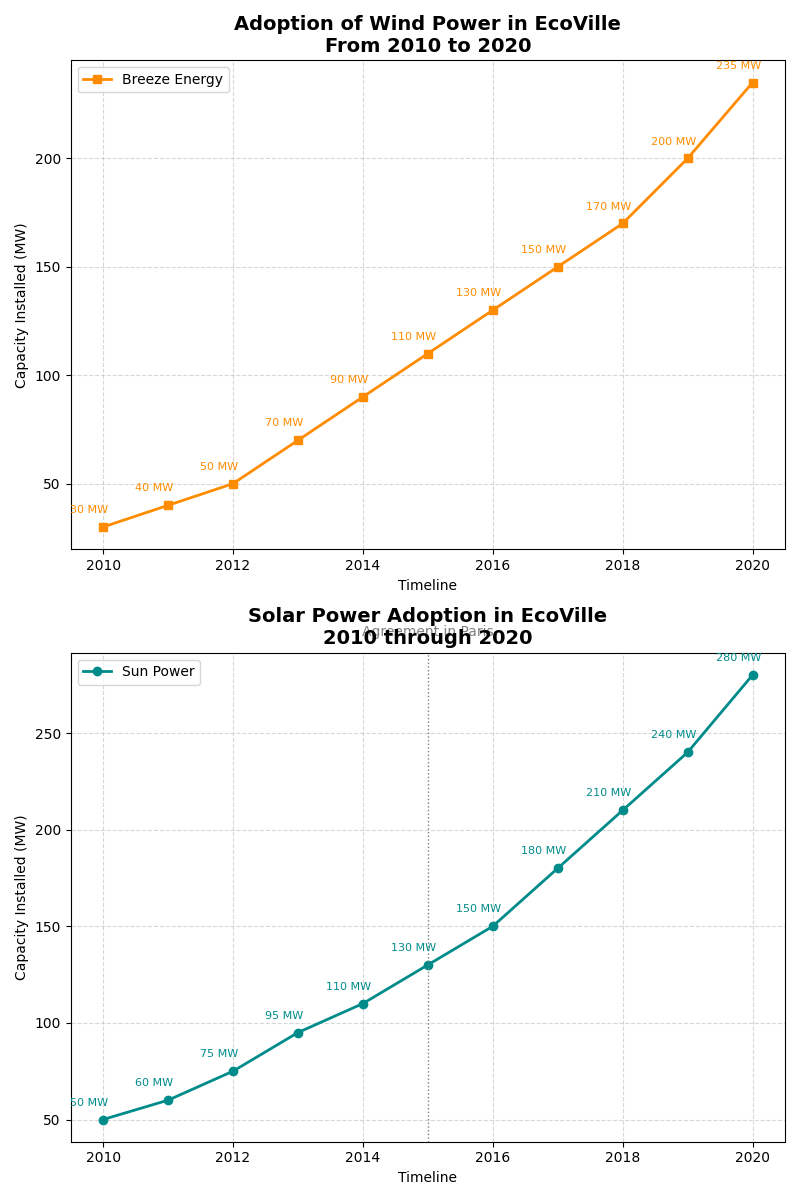

Here is the Python script that generated this plot:
import matplotlib.pyplot as plt
import numpy as np

# Data for Renewable Energy Adoption in EcoVille
years = np.arange(2010, 2021)
solar_capacity = np.array([50, 60, 75, 95, 110, 130, 150, 180, 210, 240, 280])
wind_capacity = np.array([30, 40, 50, 70, 90, 110, 130, 150, 170, 200, 235])

fig, (ax2, ax1) = plt.subplots(2, 1, figsize=(8, 12))

# Subplot for Wind Energy
ax2.plot(years, wind_capacity, marker='s', linestyle='-', color='darkorange', label='Breeze Energy', linewidth=2)
for x, y in zip(years, wind_capacity):
    ax2.annotate(f'{y} MW', (x, y), textcoords="offset points", xytext=(-10,10), ha='center', fontsize=8, color='darkorange')
ax2.set_title('Adoption of Wind Power in EcoVille\nFrom 2010 to 2020', fontsize=14, fontweight='bold')
ax2.set_xlabel('Timeline', fontsize=10)
ax2.set_ylabel('Capacity Installed (MW)', fontsize=10)
ax2.legend(loc='upper left')
ax2.grid(True, linestyle='--', alpha=0.5)

# Subplot for Solar Energy
ax1.plot(years, solar_capacity, marker='o', linestyle='-', color='darkcyan', label='Sun Power', linewidth=2)
for i, (x, y) in enumerate(zip(years, solar_capacity)):
    ax1.annotate(f'{y} MW', (x, y), textcoords="offset points", xytext=(-10,10), ha='center', fontsize=8, color='darkcyan')
ax1.set_title('Solar Power Adoption in EcoVille\n2010 through 2020', fontsize=14, fontweight='bold')
ax1.set_xlabel('Timeline', fontsize=10)
ax1.set_ylabel('Capacity Installed (MW)', fontsize=10)
ax1.legend(loc='upper left')
ax1.grid(True, linestyle='--', alpha=0.5)
ax1.axvline(x=2015, color='gray', linestyle=':', linewidth=1)
ax1.text(2015, max(solar_capacity) + 20, 'Agreement in Paris', ha='center', color='gray')

plt.tight_layout()
plt.show()
